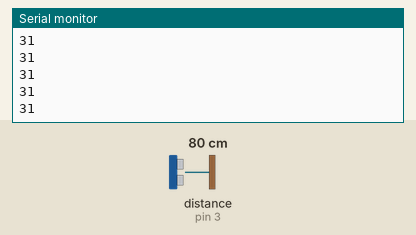
Simulated run of this sketch. Board: Arduino Uno, built with avr-gcc and run on an emulated ATmega328P. Parts: the last lines printed to the serial monitor. Wiring (inferred from the names in the program): range finder with pulse-width output: data pin 3. The test bench sets the inputs (shaded band); at power-on: distance to the obstacle (sensor on pin 3) 80 cm. The echo pulse lasts 58.3 µs per cm.

Above: at 1.2 s.
1.3 s: distance to the obstacle (sensor on pin 3) set to 2 cm
At 1.43 s:
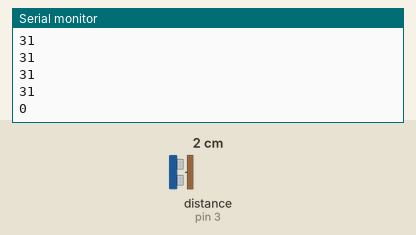
2.8 s: distance to the obstacle (sensor on pin 3) set to 4 cm
At 2.8 s:
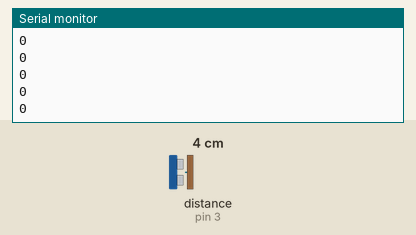
Timing chart, 0 to 5.8 s (numbered marks = the images above; inputs shaded):
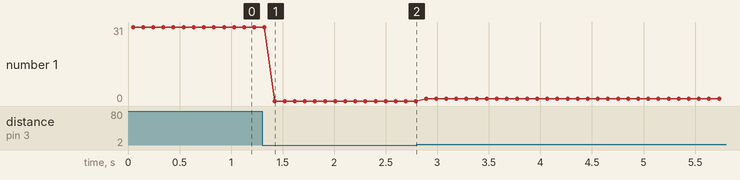

Measured:
- after the input at 1.3 s, the serial monitor: prints a new line after 0.12 s (image 1)
- plotted number 1: 31 → 0 after the input at 1.3 s, 0 → 1 after the input at 2.8 s

The sketch:

DistanceSensorMaxbotixArduino.ino
```cpp
/*
Test code for the Arduino Uno
Written by Tom Bonar for testing
Sensors being used for this code are the MB10X0 from MaxBotix
All PW inputs are coded in this for simplicity.
Remove the comments to use the additional sensor inputs
*/
const int pwPin1 = 3;
long pulse1, sensor1;

void setup () {
  Serial.begin(9600);
  pinMode(pwPin1, INPUT);
}

void read_sensor(){
  pulse1 = pulseIn(pwPin1, HIGH);
  sensor1 = pulse1/147;
}

//This section of code is if you want to print the range readings to your computer too remove this from the code put /* before the code section and */ after the code
void printall(){


  Serial.println(sensor1);

}

void loop () {
  read_sensor();
  printall();
  delay(50); // This delay time changes by 50 for every sensor in the chain.  For 5 sensors this will be 250
}
```
